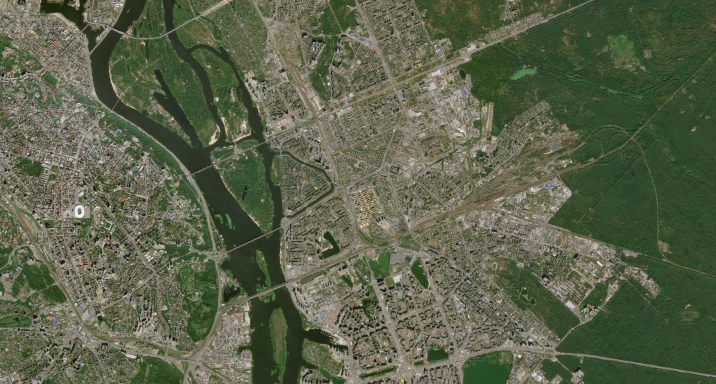
#> input picture data/1.jpg, 1432 x 768 px (shown at 1/2 size); its folder holds 4 pictures in this run
$ python main.py
#> lines starting #> are read from the running program, lines starting #| are printed output that depends on the picture
### src/stitching.py
from src.matching import *

def stitch_images(img1, img2, H):
    h1, w1 = img1.shape[:2]
    h2, w2 = img2.shape[:2]

    corners_img1 = np.float32([
        [0, 0],
        [0, h1],
        [w1, h1],
        [w1, 0]
    ]).reshape(-1, 1, 2)

    corners_img2 = np.float32([
        [0, 0],
        [0, h2],
        [w2, h2],
        [w2, 0]
    ]).reshape(-1, 1, 2)

    warped_corners_img1 = cv2.perspectiveTransform(corners_img1, H)

    all_corners = np.concatenate(
        (warped_corners_img1, corners_img2),
        axis=0
    )

    xmin, ymin = np.int32(all_corners.min(axis=0).ravel())
    xmax, ymax = np.int32(all_corners.max(axis=0).ravel())

    translation = [-xmin, -ymin]

    T = np.array([
        [1, 0, translation[0]],
        [0, 1, translation[1]],
        [0, 0, 1]
    ])

    panorama = cv2.warpPerspective(
        img1,
        T @ H,
        (xmax - xmin, ymax - ymin)
    )

    panorama[
        translation[1]:translation[1] + h2,
        translation[0]:translation[0] + w2
    ] = img2

    return panorama

def stitch_pair(img1, img2, detector, matcher):
    kp1, des1 = detector.detectAndCompute(img1, None)
    kp2, des2 = detector.detectAndCompute(img2, None)

    if des1 is None or des2 is None:
        return None

    matches = matcher.knnMatch(des1, des2, k=2)

    good = lowe_ratio_test(matches)

    if len(good) < 20:
        return None

    inliers, H = apply_ransac(kp1, kp2, good)

    if H is None:
        return None

    return stitch_images(img1, img2, H)

def build_panorama(images, detector, matcher):

    panorama = images[0]

    for i in range(1, len(images)):

        print(f"Stitching image {i+1}/{len(images)}")

        result = stitch_pair(
            panorama,
            images[i],
            detector,
            matcher
        )

        if result is None:
            print(f"Cannot stitch image {i}")
            continue

        panorama = result

    return panorama

### src/matching.py
import cv2
import numpy as np

def create_bf_matcher(norm):
    return cv2.BFMatcher(norm)

def bf_knn_match(des1, des2, norm, k=2):
    bf = create_bf_matcher(norm)
    return bf.knnMatch(des1, des2, k)

def lowe_ratio_test(matches, ratio=0.8):
    good_matches = []

    for m, n in matches:
        if m.distance < ratio * n.distance:
            good_matches.append(m)

    return good_matches

def apply_ransac(keypoints1, keypoints2, matches):
    pts1 = np.float32([keypoints1[m.queryIdx].pt for m in matches]).reshape(-1, 1, 2)
    pts2 = np.float32([keypoints2[m.trainIdx].pt for m in matches]).reshape(-1, 1, 2)

    H, mask = cv2.findHomography(pts1, pts2, cv2.RANSAC, 5.0)

    inlier_matches = []

    for match, keep in zip(matches, mask.ravel()):
        if keep:
            inlier_matches.append(match)

    return inlier_matches, H

### src/sift.py
import cv2

# [4 lines left out: function sift_features, not called in this run]

def create_sift_detector():
    return cv2.SIFT_create(nfeatures=1000)

### main.py
from pathlib import Path
import cv2

from src.sift import create_sift_detector
from src.matching import create_bf_matcher
from src.stitching import build_panorama

def main():
    detector = create_sift_detector()
    matcher = create_bf_matcher(cv2.NORM_L2)

    images = [cv2.imread(str(p)) for p in sorted(Path("./data").glob("*.jpg"))]
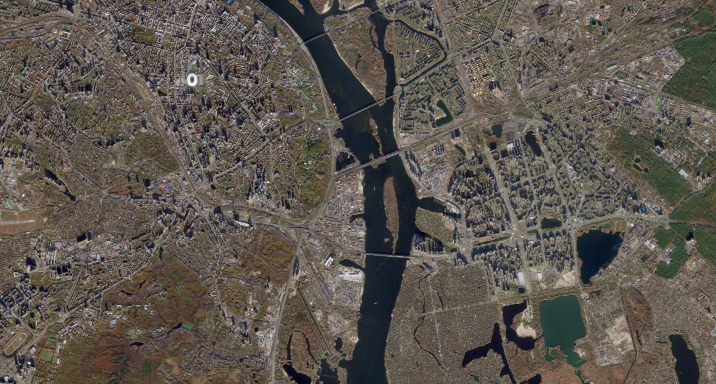
#> input picture data/2.jpg, 1432 x 768 px (shown at 1/2 size)
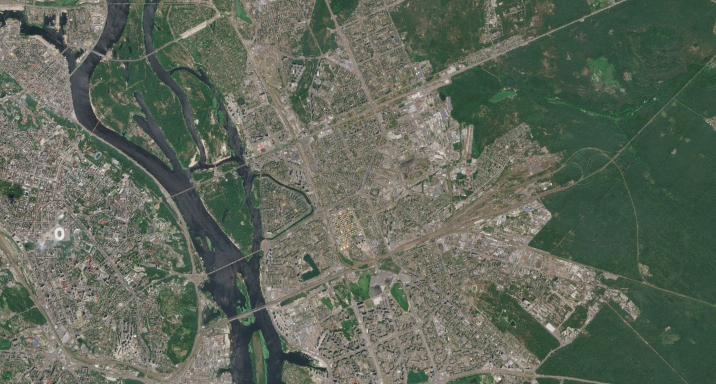
#> input picture data/3.jpg, 1432 x 768 px (shown at 1/2 size)
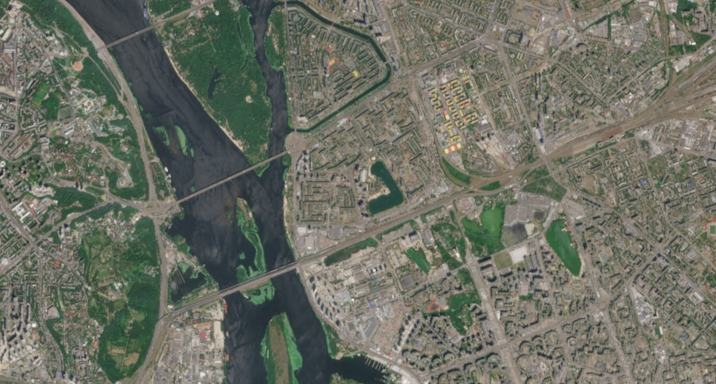
#> input picture data/4.jpg, 1432 x 768 px (shown at 1/2 size)
#> images = 4 items

    if len(images) < 2:
        print("Need at least two images.")
        return

    panorama = build_panorama(
        images,
        detector,
        matcher
    )
#> in build_panorama, panorama is the input picture: shape (768, 1432, 3); mean B, G, R 74.4, 98.1, 90.7
#> the loop in build_panorama, `for i in range(1, len(images)): ` made 3 passes
#> (matches in stitch_pair, good in stitch_pair, inliers in stitch_pair) on passes 1, 3: (1001 matches, 41 matches, 28 matches), (1000 matches, 126 matches, 120 matches)
#> (matches in stitch_pair, good in stitch_pair, inliers in stitch_pair) on pass 2: (1000 matches, 35 matches, 29 matches)
#| Stitching image 2/4
#| Stitching image 3/4
#| Stitching image 4/4
#> pass 1, in stitch_images, `panorama = cv2.warpPerspective( img1, T @ H, (xmax - xmin, ymax - ymin..`:
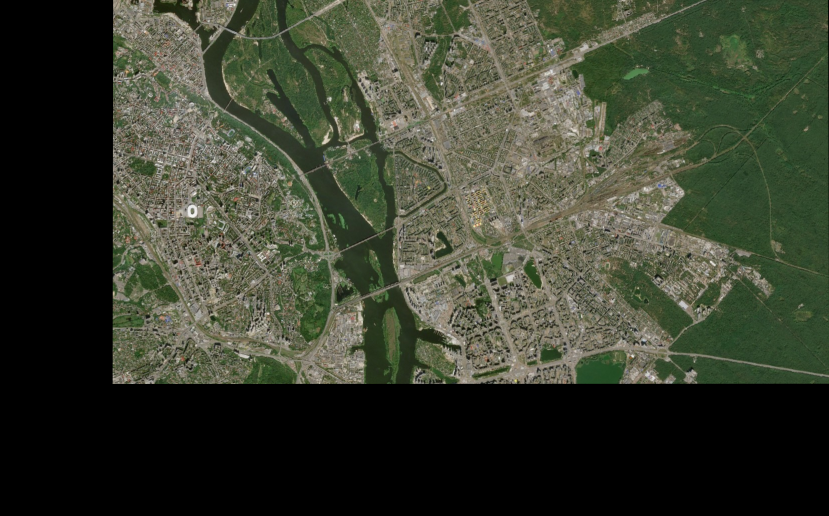
#> panorama: shape (1031, 1658, 3) (shown at 1/2 size); mean B, G, R 47.8, 63.1, 58.3
#> pass 1, in build_panorama, `result = stitch_pair( panorama, images[i], detector, matcher )`:
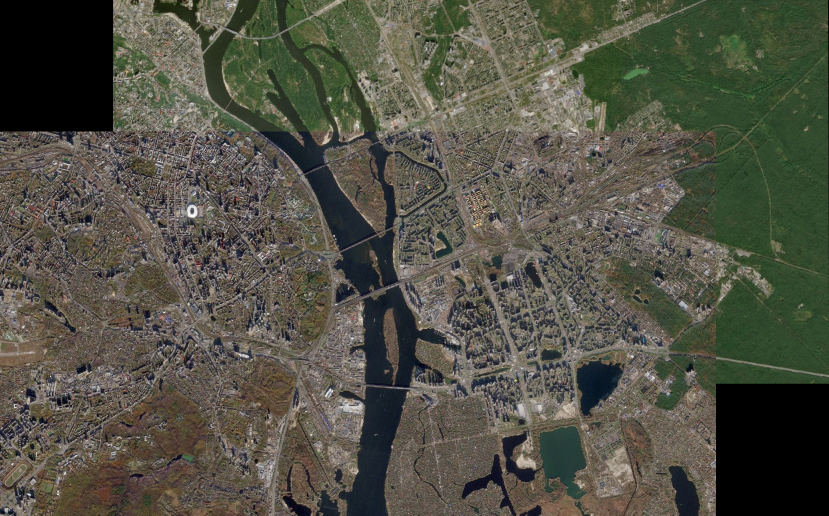
#> result: shape (1031, 1658, 3) (shown at 1/2 size); mean B, G, R 69.3, 81.6, 82
#> pass 2, in stitch_images (call 2), `panorama = cv2.warpPerspective( img1, T @ H, (xmax - xmin, ymax - ymin..`:
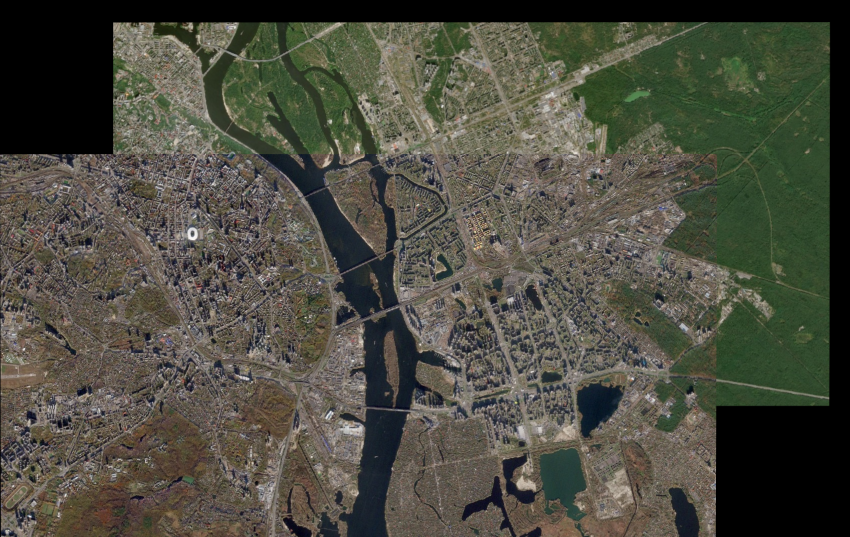
#> panorama: shape (1074, 1699, 3) (shown at 1/2 size); mean B, G, R 64.9, 76.4, 76.8
#> pass 2, in build_panorama, `result = stitch_pair( panorama, images[i], detector, matcher )`:
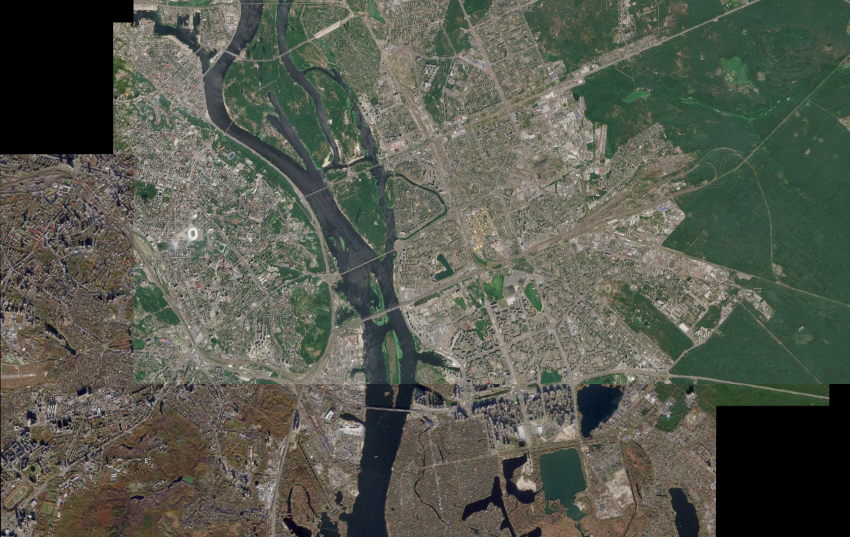
#> result: shape (1074, 1699, 3) (shown at 1/2 size); mean B, G, R 78.6, 89.8, 86.6

    if panorama is None:
        print("Panorama construction failed.")
        return

    scale = 0.5

    panorama = cv2.resize(
        panorama,
        None,
        fx=scale,
        fy=scale
    )
#> panorama: shape (1074, 1699, 3)

    cv2.imwrite("./results/main/panorama.jpg", panorama)

if __name__ == "__main__":
    main()
